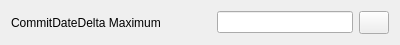
<?xml version="1.0" encoding="UTF-8"?>
<ui version="4.0">
 <class>CommitDateDeltaMaxFilter</class>
 <widget class="QWidget" name="CommitDateDeltaMaxFilter">
  <property name="geometry">
   <rect>
    <x>0</x>
    <y>0</y>
    <width>400</width>
    <height>45</height>
   </rect>
  </property>
  <property name="windowTitle">
   <string>Form</string>
  </property>
  <layout class="QVBoxLayout" name="verticalLayout">
   <item>
    <layout class="QHBoxLayout" name="horizontalLayout">
     <item>
      <widget class="QLabel" name="label">
       <property name="enabled">
        <bool>true</bool>
       </property>
       <property name="minimumSize">
        <size>
         <width>200</width>
         <height>0</height>
        </size>
       </property>
       <property name="text">
        <string>CommitDateDelta Maximum</string>
       </property>
      </widget>
     </item>
     <item>
      <widget class="QLineEdit" name="uiCommitDateDeltaMax"/>
     </item>
     <item>
      <widget class="QPushButton" name="uiHelp">
       <property name="sizePolicy">
        <sizepolicy hsizetype="Fixed" vsizetype="Fixed">
         <horstretch>30</horstretch>
         <verstretch>30</verstretch>
        </sizepolicy>
       </property>
       <property name="maximumSize">
        <size>
         <width>30</width>
         <height>30</height>
        </size>
       </property>
       <property name="toolTip">
        <string>Help</string>
       </property>
       <property name="text">
        <string/>
       </property>
       <property name="icon">
        <iconset resource="../icons/icons.qrc">
         <normaloff>:/breeze/light/help-about.svg</normaloff>:/breeze/light/help-about.svg</iconset>
       </property>
      </widget>
     </item>
    </layout>
   </item>
  </layout>
 </widget>
 <resources>
  <include location="../icons/icons.qrc"/>
 </resources>
 <connections/>
</ui>
